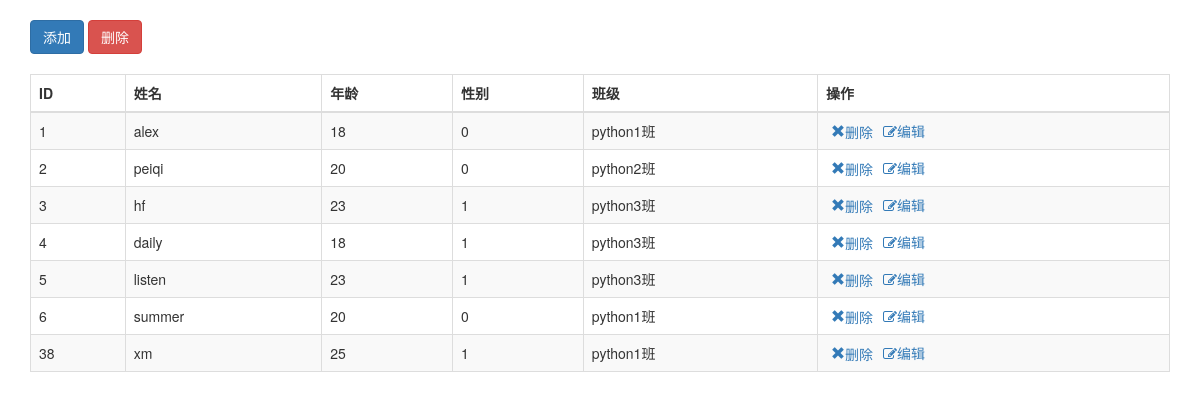
Page /get_students on the committed database.
### app01/models.py (models this page shows)
class Students(models.Model):
    name=models.CharField(max_length=32)
    age=models.IntegerField()
    gender=models.IntegerField()
    cs=models.ForeignKey(Classes,on_delete=models.CASCADE)

class Classes(models.Model):
    title=models.CharField(max_length=32)
    t=models.ManyToManyField('Teachers')

### app01/views.py (the view)
# urls.py: url('^get_students', views.get_students),
def get_students(request):
    students_list=Students.objects.all()
    cls_list=Classes.objects.all()
    return render(request,'students.html',{"students_list":students_list,
                                               "cls_list":cls_list,
                                                                                     })

### templates/students.html (shortened to what this page needs)
<!DOCTYPE html>
<html lang="en">
<head>
    <link rel="stylesheet" href="/static/plugins/bootstrap/css/bootstrap.css"/>
    <link rel="stylesheet" href="/static/plugins/font-awesome/css/font-awesome.css"/>
</head>
<body>
<div class="container">
    <div style="padding: 20px 0;">
        <a class="btn btn-primary" id="addBtn">添加</a>
        <a class="btn btn-danger">删除</a>
    </div>
    <div>
        <table class="table table-bordered table-striped">
            <thead>
            <tr>
                <th>ID</th>
                <th>姓名</th>
                <th>年龄</th>
                <th>性别</th>
                <th>班级</th>
                <th>操作</th>
            </tr>
            </thead>
            <tbody id="tb">
            {% for student in students_list %}
                <tr nid="{{ student.id }}">
                    <td na="nid">{{ student.id }}</td>
                    <td na="username">{{ student.name }}</td>
                    <td na="age">{{ student.age}}</td>
                    <td na="gender">{{student.gender }}</td>
                    <td na="cls_id" cid="{{ student.cs_id }}">{{ student.cs.title }}</td>
                    <td>
                        <a class="glyphicon glyphicon-remove icon del-row">删除</a><a class="fa fa-pencil-square-o icon edit-row">编辑</a>
                    </td>
                </tr>
            {% endfor %}
            </tbody>
        </table>
    </div>
</div>
</body>
</html>

### templates/students.html (style rules this page uses)
.icon { margin: 0 5px; }

### rows in the picture
Students: id "1", name "alex", age "18", gender "0", cs "python1班"
Students: id "2", name "peiqi", age "20", gender "0", cs "python2班"
Students: id "3", name "hf", age "23", gender "1", cs "python3班"
Students: id "4", name "daily", age "18", gender "1", cs "python3班"
Students: id "5", name "listen", age "23", gender "1", cs "python3班"
Students: id "6", name "summer", age "20", gender "0", cs "python1班"
Students: id "38", name "xm", age "25", gender "1", cs "python1班"
